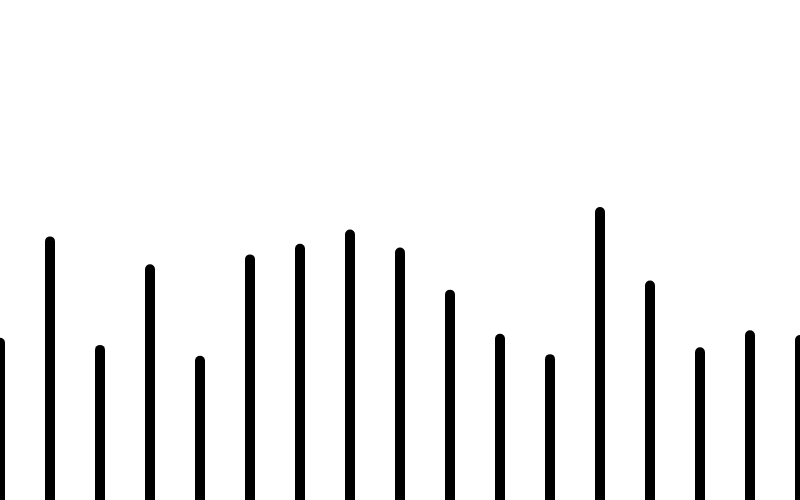
Frame 1 (no input)
Frame 60 (no input): identical to frame 1, image omitted
Frame 120 (the mouse pressed at the canvas centre since frame 60): identical to frame 1, image omitted

The p5.js sketch that drew this single still picture (run headless with seeded random() and noise() and a simulated clock; from frame 60 on, the mouse is pressed at the canvas centre):

// p5.js sketch
// ── sketch.js
var x = 0;


function setup() {
createCanvas(800, 500);
}

function draw() {
 while (x < windowWidth) {
   stroke(0);
   strokeWeight(10);
   line(x, random(200, 400), x, windowHeight);
   x += 50;
 }
  
}
